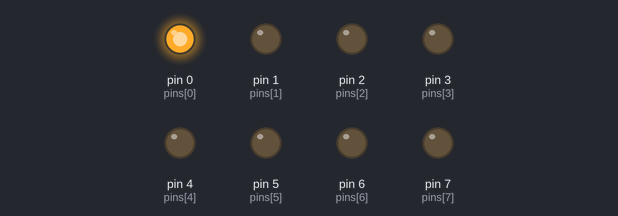
Bench run of a sketch on a simulated Arduino Uno, built with avr-gcc and run on an emulated ATmega328P. On the bench: output pins drawn as LEDs (lit = HIGH).

Above: at 0.05 s.
At 0.35 s:
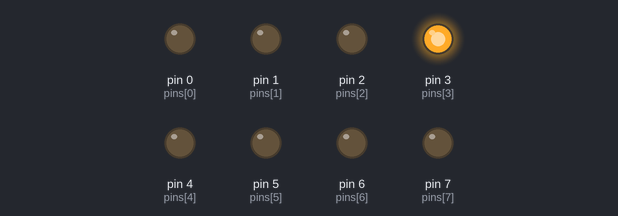
At 0.75 s:
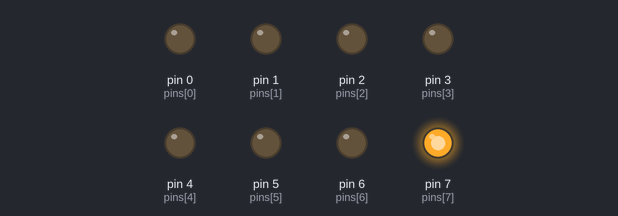
At 1.45 s:
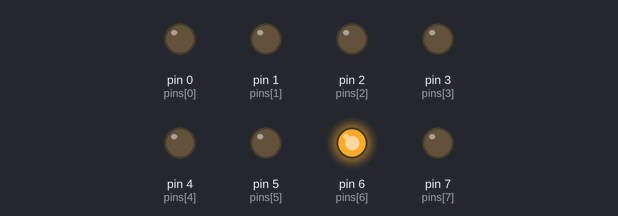
At 2.15 s:
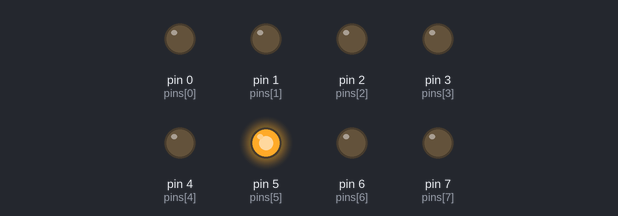
At 2.85 s:
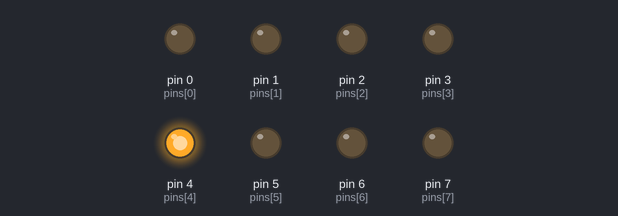
Timing chart, 0 to 3.1 s (numbered marks = the images above):
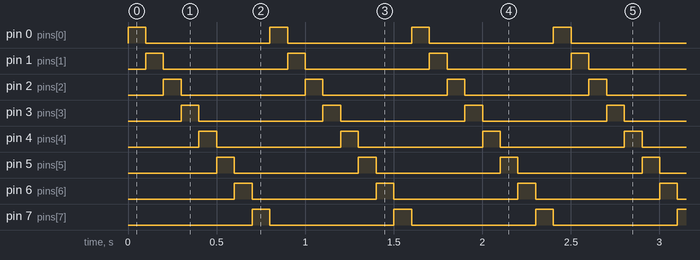

The sketch:

CH_12_07.ino
```cpp
int pins[] = {0, 1, 2, 3, 4, 5, 6, 7};   // LED가 연결된 핀 배열
byte pattern = 0x01;      // 표시할 패턴값

void setup() {
  for (int i = 0; i < 8; i++) {     // LED 연결 핀을 출력으로 설정
    pinMode(pins[i], OUTPUT);
  }
}

void loop() {
  for (int i = 0; i < 8; i++) {     // LED에 상태 표시
    // 비트 연산으로 바이트 단위 패턴값에서 비트 단위 LED 상태 추출
    boolean state = (pattern >> i) & 1;
    digitalWrite(pins[i], state);
  }

  pattern = circular_shift_left(pattern, 1);  // 1비트 왼쪽 원형 이동
  delay(100);         // 1초 대기
}

byte circular_shift_left(byte p, byte n) {  // p를 n비트 왼쪽으로 원형 이동
  return (p << n) | (p >> (8 - n));
}
```

Measured:
- by itself, pin 0 (pins[0]), pin 1 (pins[1]), pin 2 (pins[2]), pin 3 (pins[3]), pin 4 (pins[4]), pin 5 (pins[5]), pin 6 (pins[6]), pin 7 (pins[7]): alternates HIGH for 0.10 s and LOW for 0.70 s
- by itself, everything shown: repeats every 0.80 s, in 8 steps
